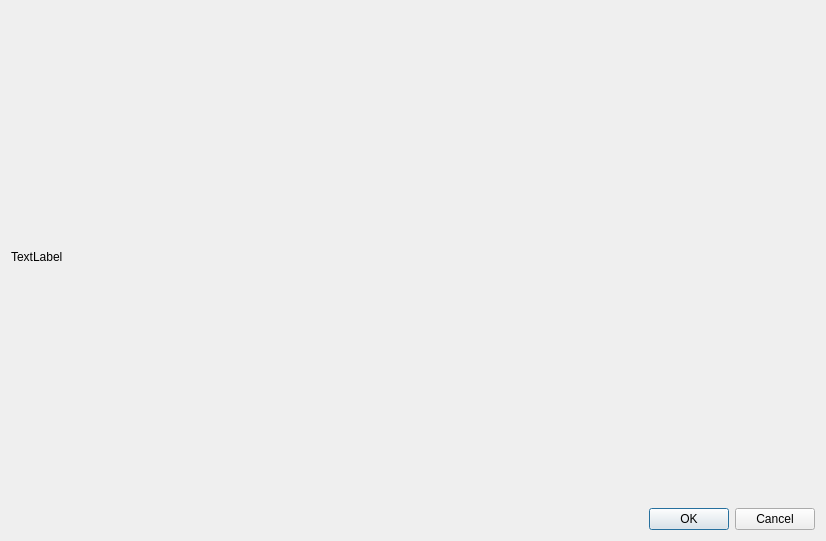
<?xml version="1.0" encoding="UTF-8"?>
<ui version="4.0">
 <class>Dialog_Karta</class>
 <widget class="QDialog" name="Dialog_Karta">
  <property name="geometry">
   <rect>
    <x>0</x>
    <y>0</y>
    <width>826</width>
    <height>541</height>
   </rect>
  </property>
  <property name="windowTitle">
   <string>Карта пасеки</string>
  </property>
  <layout class="QVBoxLayout" name="verticalLayout">
   <item>
    <widget class="QLabel" name="label">
     <property name="text">
      <string>TextLabel</string>
     </property>
    </widget>
   </item>
   <item>
    <widget class="QDialogButtonBox" name="buttonBox">
     <property name="orientation">
      <enum>Qt::Horizontal</enum>
     </property>
     <property name="standardButtons">
      <set>QDialogButtonBox::Cancel|QDialogButtonBox::Ok</set>
     </property>
    </widget>
   </item>
  </layout>
 </widget>
 <resources/>
 <connections>
  <connection>
   <sender>buttonBox</sender>
   <signal>accepted()</signal>
   <receiver>Dialog_Karta</receiver>
   <slot>accept()</slot>
   <hints>
    <hint type="sourcelabel">
     <x>248</x>
     <y>254</y>
    </hint>
    <hint type="destinationlabel">
     <x>157</x>
     <y>274</y>
    </hint>
   </hints>
  </connection>
  <connection>
   <sender>buttonBox</sender>
   <signal>rejected()</signal>
   <receiver>Dialog_Karta</receiver>
   <slot>reject()</slot>
   <hints>
    <hint type="sourcelabel">
     <x>316</x>
     <y>260</y>
    </hint>
    <hint type="destinationlabel">
     <x>286</x>
     <y>274</y>
    </hint>
   </hints>
  </connection>
 </connections>
</ui>
